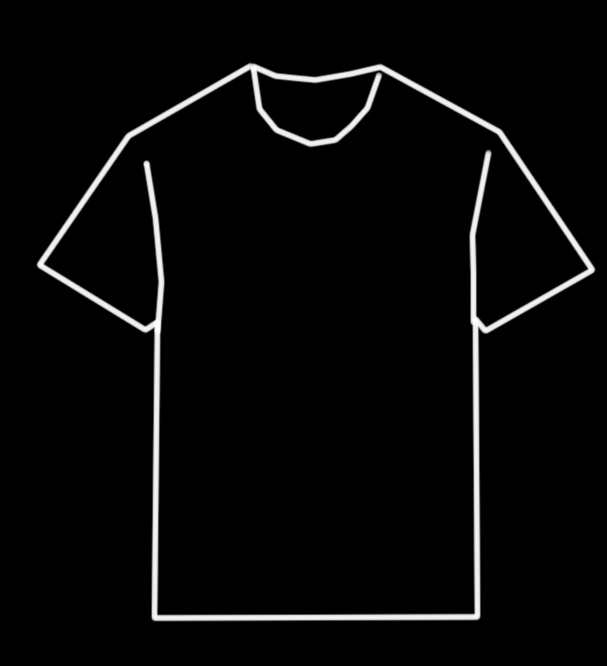
#> input picture products/Lineas/Moda_Camisetas cuello redondo manga corta/1.png, 607 x 666 px
$ python -i quality_check.py   (imports and definitions only)
#> lines starting #> are read from the running program, lines starting #| are printed output that depends on the picture
# products/quality_check.py
from PIL import Image, ImageStat
import numpy as np

# Umbrales razonables para fotos de prendas
MIN_WIDTH = 800
MIN_HEIGHT = 800
BRIGHT_MIN = 40       # mínimo promedio (0–255)
BRIGHT_MAX = 220      # máximo promedio
CONTRAST_MIN = 35     # contraste mínimo (desviación típica)
SHARPNESS_MIN = 50    # nitidez mínima (varianza de Laplaciano)
CLIP_RATIO_MAX = 0.10 # % máximo de píxeles quemados/oscuros

def _to_gray_np(img: Image.Image) -> np.ndarray:
    return np.asarray(img.convert("L"), dtype=np.float32)

def _laplacian_var(gray: np.ndarray) -> float:
    # Filtro Laplaciano 3x3
    K = np.array([[0,  1, 0],
                  [1, -4, 1],
                  [0,  1, 0]], dtype=np.float32)
    padded = np.pad(gray, 1, mode="reflect")
    out = np.zeros_like(gray)
    for i in range(gray.shape[0]):
        for j in range(gray.shape[1]):
            region = padded[i:i+3, j:j+3]
            out[i, j] = (region * K).sum()
    return float(out.var())

def _contrast_std(gray: np.ndarray) -> float:
    return float(gray.std())

def _brightness_mean(img: Image.Image) -> float:
    return float(ImageStat.Stat(img.convert("L")).mean[0])

def _clip_ratio(gray: np.ndarray) -> float:
    total = gray.size
    zeros = (gray <= 2).sum()
    highs = (gray >= 253).sum()
    return float((zeros + highs) / total)

def check_image_quality(abs_path: str):
    """
    Devuelve (ok: bool, razones: [str]).
    ok == True  → imagen apta
    ok == False → razones explica los fallos
    """
    reasons = []
    try:
        img = Image.open(abs_path).convert("RGB")
#> img is the input picture: PIL image 607x666 RGB; min 0, max 255, mean 8.3
    except Exception:
        return False, ["No se pudo abrir la imagen. Sube un archivo JPG o PNG válido."]

    w, h = img.size
#> w = 607; h = 666
    if w < MIN_WIDTH or h < MIN_HEIGHT:
        reasons.append(f"Resolución insuficiente (mínimo {MIN_WIDTH}×{MIN_HEIGHT}px). Actual: {w}×{h}px.")

    bright = _brightness_mean(img)
#> bright = 8.35
    if not (BRIGHT_MIN <= bright <= BRIGHT_MAX):
        reasons.append(f"Iluminación deficiente (promedio {bright:.1f}/255). Usa luz natural o foco suave.")

    gray = _to_gray_np(img)
    contrast = _contrast_std(gray)
#> contrast = 40.98
    if contrast < CONTRAST_MIN:
        reasons.append(f"Contraste muy bajo (σ={contrast:.1f}). La prenda se ve plana.")

    sharp = _laplacian_var(gray)
#> in _laplacian_var, `padded = np.pad(gray, 1, mode="reflect")`:
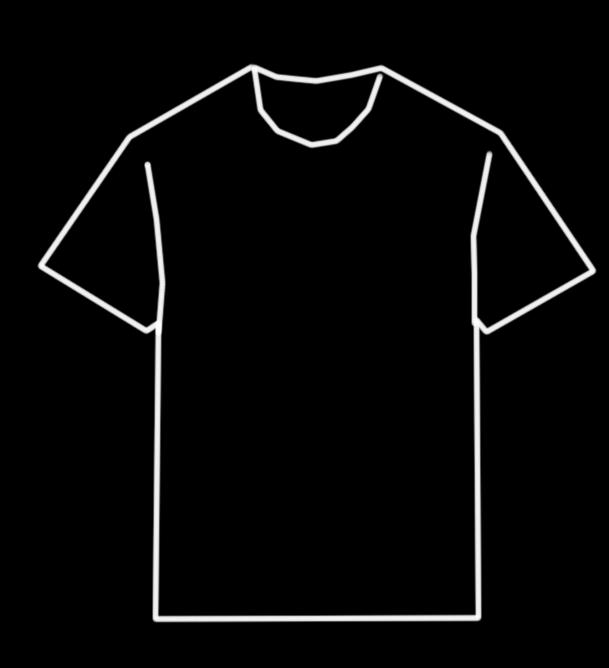
#> padded: shape (668, 609) float32; min 0, max 255, mean 8.3
#> after the loop in _laplacian_var, `for i in range(gray.shape[0]):`:
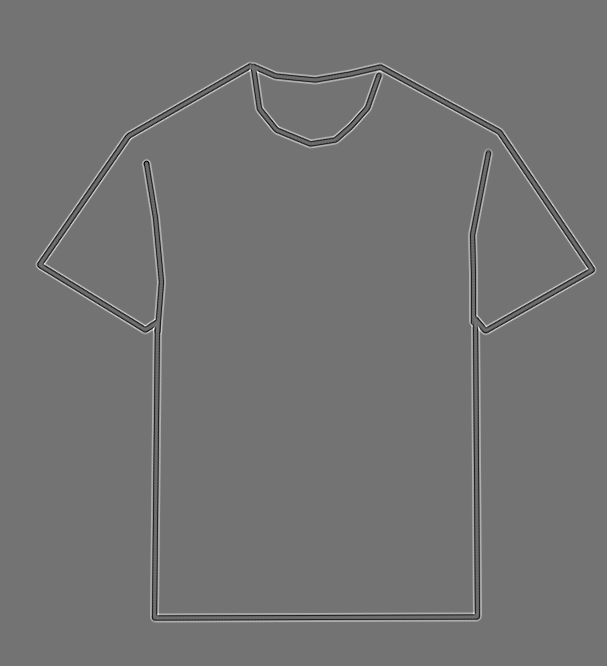
#> out: shape (666, 607) float32; min -161, max 194, mean 0; drawn with min black and max white
#> sharp = 232.9
    if sharp < SHARPNESS_MIN:
        reasons.append(f"Imagen borrosa (nítidez {sharp:.1f}). Enfoca mejor la prenda.")

    clip = _clip_ratio(gray)
#> in _clip_ratio, `zeros = (gray <= 2).sum()`: zeros = 383800
#> in _clip_ratio, `highs = (gray >= 253).sum()`: highs = 57
#> clip = 0.95
    if clip > CLIP_RATIO_MAX:
        reasons.append("Sobre/subexposición: demasiados píxeles quemados u oscuros.")

    return (len(reasons) == 0), reasons

>>> result = check_image_quality('Lineas/Moda_Camisetas cuello redondo manga corta/1.png')

$ run again, on products/Lineas/Moda_Camisetas cuello redondo manga corta/2.png
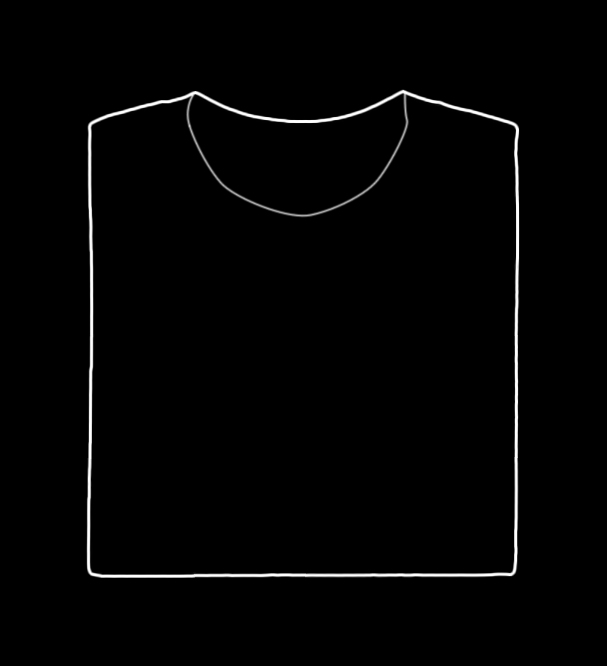
#> input picture products/Lineas/Moda_Camisetas cuello redondo manga corta/2.png, 607 x 666 px
#> in check_image_quality, img is the input picture: PIL image 607x666 RGB; min 0, max 255, mean 3.7
#> bright = 3.73
#> contrast = 27.4
#> in _laplacian_var, `padded = np.pad(gray, 1, mode="reflect")`:
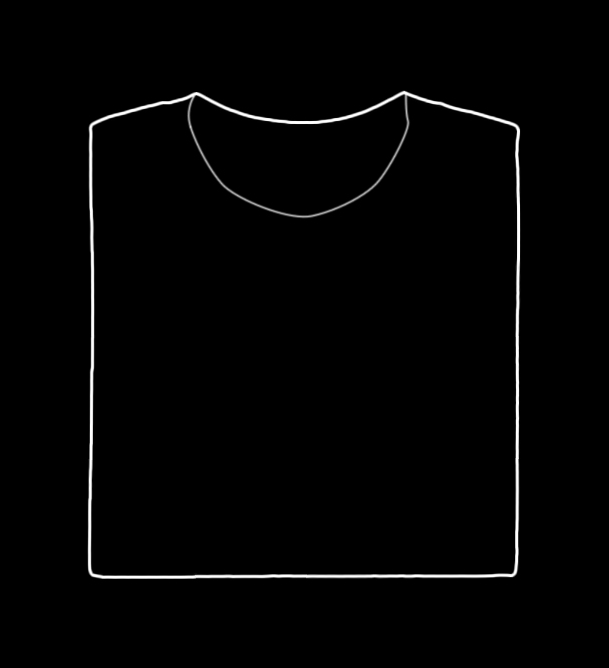
#> padded: shape (668, 609) float32; min 0, max 255, mean 3.7
#> after the loop in _laplacian_var, `for i in range(gray.shape[0]):`:
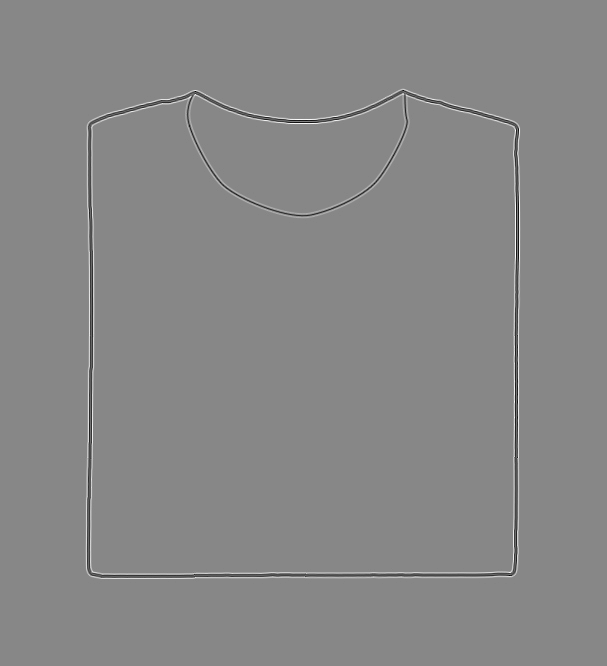
#> out: shape (666, 607) float32; min -277, max 246, mean 0; drawn with min black and max white
#> sharp = 422.2
#> zeros = 393857
#> highs = 2033
#> clip = 0.979
